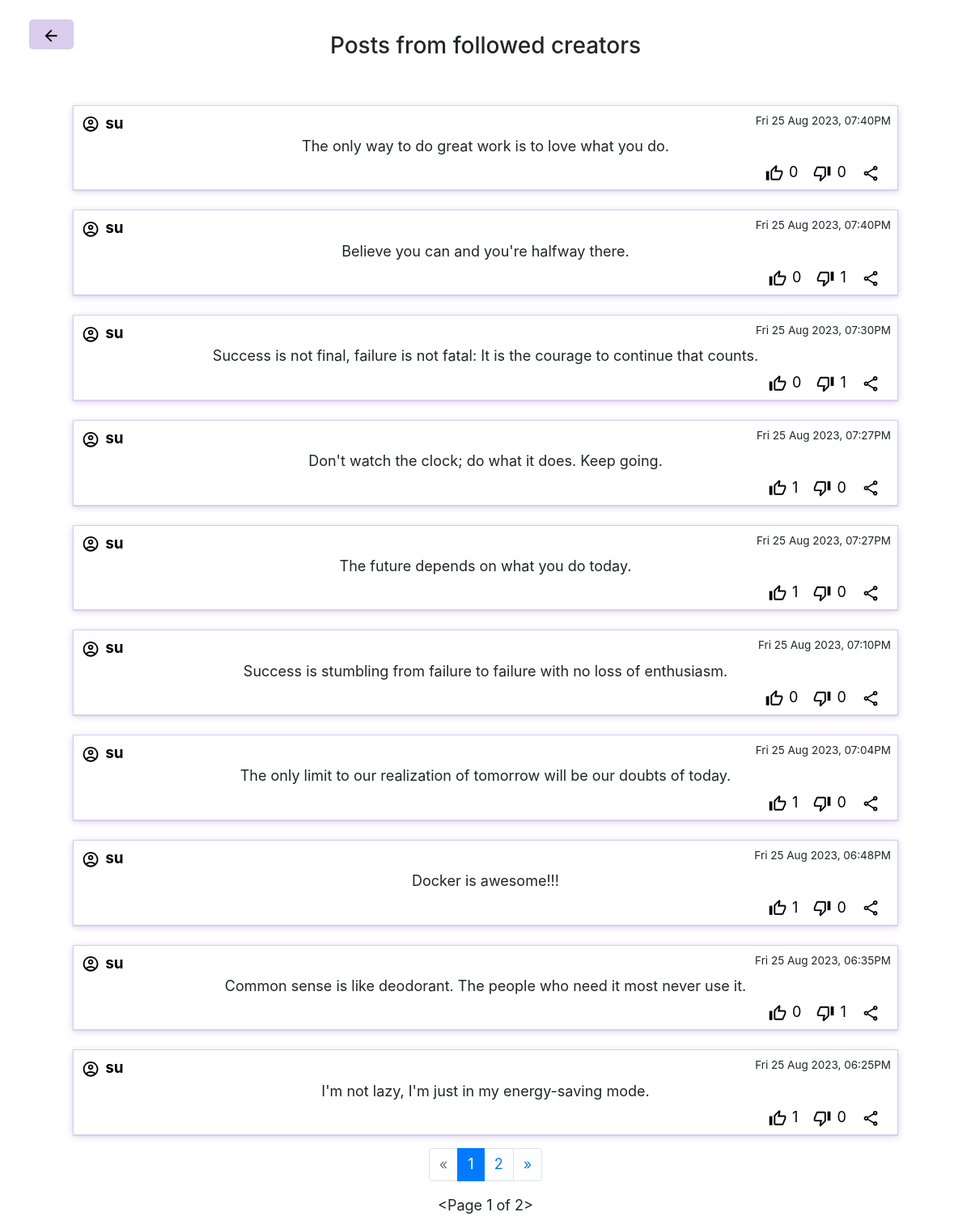
The page /following (signed in) on the database its author committed.
### network/models.py (models this page shows, shortened)
class Posts(models.Model):
    message = models.TextField(max_length=1000)
    poster = models.ForeignKey(User, on_delete=models.CASCADE)
    timestamp = models.CharField(default=datetime.datetime.now().strftime('%a %d %b %Y, %I:%M%p'), max_length=50)
    likesCountForDOM = models.IntegerField(default=0)
    dislikesCountForDOM = models.IntegerField(default=0)
    ShouldLikeButtonDisabledDOM = models.BooleanField(default=False)
    ShouldDisLikeButtonDisabledDOM = models.BooleanField(default=False)
    def getLikeCount(self):
        return self.likesCount.all()

class User(AbstractUser):
    pass

### network/views.py (the view)
# urls.py: path("following", views.following, name="following"),
def following(request, pageNumber=1):
    creator_array = follower.objects.filter(follower=request.user)
    creators = []
    for creator in creator_array:
        creators.append(creator.user)
    postsFromCreator = Posts.objects.filter(poster__in=creators).order_by("-id")
    posts= None
    if postsFromCreator.count() > 0:
        p = Paginator(postsFromCreator, 10)
        if pageNumber <= p.num_pages:
            posts = p.page(pageNumber)
            for post in posts:
                likesDislikes = post.getLikeCount()
                likes = likesDislikes.filter(likes=True, dislikes=False).count()
                dislikes = likesDislikes.count() - likes
                post.likesCountForDOM = likes
                post.dislikesCountForDOM = dislikes
                if request.user.id:
                    postWhereUserActioned = likesDislikes.filter(user=request.user)
                    if postWhereUserActioned:
                        if postWhereUserActioned.first().likes:
                            post.ShouldDisLikeButtonDisabledDOM = False
                            post.ShouldLikeButtonDisabledDOM = True
                        else:
                            post.ShouldDisLikeButtonDisabledDOM = True
                            post.ShouldLikeButtonDisabledDOM = False
                    else:
                        post.ShouldDisLikeButtonDisabledDOM = False
                        post.ShouldLikeButtonDisabledDOM = False
                else:
                    post.ShouldDisLikeButtonDisabledDOM = True
                    post.ShouldLikeButtonDisabledDOM = True
            return render(request, "network/following.html", {
                "page": "following",
                "viewer": request.user if request.user.id else None,
                "posts": posts,
                "currentPage": pageNumber,
                "havePreviousPage": posts.has_previous(),
                "haveNextPage": posts.has_next()
            })
    else:
        return render(request, "network/following.html", {
            "page": "following",
            "posts": None
        })

### network/templates/network/following.html (shortened to what this page needs)
<!DOCTYPE html>
<html lang="en">
    <head>
        <link rel="stylesheet" href="https://stackpath.bootstrapcdn.com/bootstrap/4.4.1/css/bootstrap.min.css">
        {% load static %}
        <link href="{% static 'network/styles.css' %}" rel="stylesheet">
    </head>
    <body>
        <a href="{% url 'index' pageNum=1 %}" style="position: absolute; top: 3vh; left: 3vw;">
            <button style="background-color: #d9ccec; border: unset; padding: 0.6vh 1.8vh; border-radius: 5px;">
                <svg xmlns="http://www.w3.org/2000/svg" height="24px" viewBox="0 0 24 24" width="24px" fill="#000000">
                    <path d="M0 0h24v24H0V0z" fill="none"/>
                    <path d="M20 11H7.83l5.59-5.59L12 4l-8 8 8 8 1.41-1.41L7.83 13H20v-2z"/>
                </svg>
            </button>
        </a>
        <h3 style="text-align: center; margin: 5vh 0 4vh 0;">Posts from followed creators</h3>
        {% include "network/posts.html" %}
        {% include "network/pageNav.html" %}
    </body>
</html>

### network/templates/network/posts.html (shortened to what this page needs)
<div id="postsHolder">
    {% if posts %}
        {% for post in posts%}
                <section class="post" id="post{{post.id}}">
                    <section class="postHeader">
                        <a class="inlineChild" href="{%if viewer%} {% url 'profile' userId=post.poster.id %} {% else %}#{% endif %}">
                            <p class="postPoster">{{post.poster.username}}</p>
                        </a>
                        <p class="postTimeStamp">{{post.timestamp}}</p>
                    </section>
                    <section class="postContent">
                        <p class="postMessage">{{post.message}}</p>
                    </section>
                    <section id="postAction" class="inlineChild" style="float: right;">
                        <section class="inlineChild">
                            <button class="actionButton like" value="like/{{post.id}}" {% if post.ShouldLikeButtonDisabledDOM %}disabled{% endif %}>
                            </button>
                            <p class="likesCountForDOM">{{post.likesCountForDOM}}</p>
                        </section>
                        <section class="inlineChild" >
                            <button class="actionButton dislike" value="dislike/{{post.id}}" {% if post.ShouldDisLikeButtonDisabledDOM %}disabled{% endif %}>
                            </button>
                            <p class="dislikesCountForDOM">{{post.dislikesCountForDOM}}</p>
                        </section>
                        <section style="margin-right: 1vw;">
                            <button class="actionButton" value="share/unavailable">
                            </button>
                        </section>
                    </section>
                </section>
        {% endfor %}
    {% else %}
        <div class="alert alert-warning" role="alert" style="text-align: center;">
            No posts to show
        </div>
    {% endif %}
</div>

### network/static/network/styles.css (style rules this page uses)
* { margin: 0; padding: 0; box-sizing: border-box; }
body { font-size: 18px; }
svg { height: 1.25em; width: 1.45em; }
#postsHolder { width: 100%; display: flex; flex-flow: column; align-items: center; gap: 3vh 0; margin: 2vh 0; }
.post { width: 85%; border: 1px solid #d9ccec; padding: 1vh; min-height: 10vh; box-shadow: rgba(217, 204, 236, 255) 0px 0.0625em 0.0625em, rgba(217, 204, 236, 255) 0px 0.125em 0.5em, rgba(255, 255, 255, 0.1) 0px 0px 0px 1px inset; }
.post p { margin-bottom: 0.3em; }
.postHeader { display: flex; justify-content: space-between; }
.postTimeStamp { font-size: 0.75em; }
.postPoster { font-size: 1.05em; font-weight: bold; }
.postMessage { text-align: center; padding: 0 5vw; }
.inlineChild > * { display: inline; color: black; }
.inlineChild > p { margin-right: 1vw; }
#postAction button { background-color: unset; border: unset; }

### rows shown on the page
Posts: poster.username "su", timestamp "Fri 25 Aug 2023, 07:40PM", message "The only way to do great work is to love what you do.", likesCountForDOM "0", dislikesCountForDOM "0"
Posts: poster.username "su", timestamp "Fri 25 Aug 2023, 07:40PM", message "Believe you can and you're halfway there.", likesCountForDOM "0", dislikesCountForDOM "1"
Posts: poster.username "su", timestamp "Fri 25 Aug 2023, 07:30PM", message "Success is not final, failure is not fatal: It is the courage to continue that counts.", likesCountForDOM "0", dislikesCountForDOM "1"
Posts: poster.username "su", timestamp "Fri 25 Aug 2023, 07:27PM", message "Don't watch the clock; do what it does. Keep going.", likesCountForDOM "1", dislikesCountForDOM "0"
Posts: poster.username "su", timestamp "Fri 25 Aug 2023, 07:27PM", message "The future depends on what you do today.", likesCountForDOM "1", dislikesCountForDOM "0"
Posts: poster.username "su", timestamp "Fri 25 Aug 2023, 07:10PM", message "Success is stumbling from failure to failure with no loss of enthusiasm.", likesCountForDOM "0", dislikesCountForDOM "0"
Posts: poster.username "su", timestamp "Fri 25 Aug 2023, 07:04PM", message "The only limit to our realization of tomorrow will be our doubts of today.", likesCountForDOM "1", dislikesCountForDOM "0"
Posts: poster.username "su", timestamp "Fri 25 Aug 2023, 06:48PM", message "Docker is awesome!!!", likesCountForDOM "1", dislikesCountForDOM "0"
Posts: poster.username "su", timestamp "Fri 25 Aug 2023, 06:35PM", message "Common sense is like deodorant. The people who need it most never use it.", likesCountForDOM "0", dislikesCountForDOM "1"
Posts: poster.username "su", timestamp "Fri 25 Aug 2023, 06:25PM", message "I'm not lazy, I'm just in my energy-saving mode.", likesCountForDOM "1", dislikesCountForDOM "0"

### other values the page prints
{{ currentPage }} "1"
{{ posts.next_page_number }} "2"
{{ posts }} "<Page 1 of 2>"
